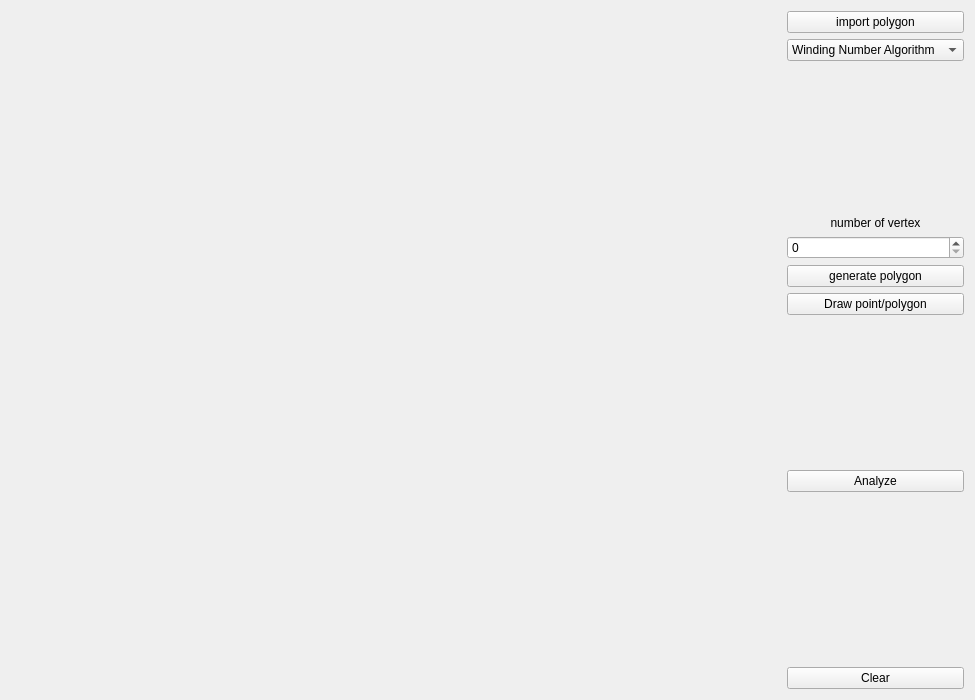
<?xml version="1.0" encoding="UTF-8"?>
<ui version="4.0">
 <class>Widget</class>
 <widget class="QWidget" name="Widget">
  <property name="geometry">
   <rect>
    <x>0</x>
    <y>0</y>
    <width>975</width>
    <height>700</height>
   </rect>
  </property>
  <property name="windowTitle">
   <string>Widget</string>
  </property>
  <layout class="QHBoxLayout" name="horizontalLayout">
   <item>
    <widget class="Draw" name="Canvas" native="true">
     <property name="sizePolicy">
      <sizepolicy hsizetype="Preferred" vsizetype="Preferred">
       <horstretch>1</horstretch>
       <verstretch>0</verstretch>
      </sizepolicy>
     </property>
    </widget>
   </item>
   <item>
    <layout class="QVBoxLayout" name="verticalLayout">
     <item>
      <widget class="QPushButton" name="pushButton_4">
       <property name="text">
        <string>import polygon</string>
       </property>
      </widget>
     </item>
     <item>
      <widget class="QComboBox" name="comboBox">
       <item>
        <property name="text">
         <string>Winding Number Algorithm</string>
        </property>
       </item>
       <item>
        <property name="text">
         <string>Ray Crossing Algorithm</string>
        </property>
       </item>
      </widget>
     </item>
     <item>
      <spacer name="verticalSpacer">
       <property name="orientation">
        <enum>Qt::Vertical</enum>
       </property>
       <property name="sizeHint" stdset="0">
        <size>
         <width>20</width>
         <height>40</height>
        </size>
       </property>
      </spacer>
     </item>
     <item>
      <widget class="QLabel" name="label_2">
       <property name="layoutDirection">
        <enum>Qt::LeftToRight</enum>
       </property>
       <property name="text">
        <string>number of vertex</string>
       </property>
       <property name="alignment">
        <set>Qt::AlignCenter</set>
       </property>
      </widget>
     </item>
     <item>
      <widget class="QSpinBox" name="spinBox"/>
     </item>
     <item>
      <widget class="QPushButton" name="pushButton_5">
       <property name="text">
        <string>generate polygon</string>
       </property>
      </widget>
     </item>
     <item>
      <widget class="QPushButton" name="pushButton">
       <property name="text">
        <string>Draw point/polygon</string>
       </property>
      </widget>
     </item>
     <item>
      <spacer name="verticalSpacer_2">
       <property name="orientation">
        <enum>Qt::Vertical</enum>
       </property>
       <property name="sizeHint" stdset="0">
        <size>
         <width>20</width>
         <height>40</height>
        </size>
       </property>
      </spacer>
     </item>
     <item>
      <widget class="QPushButton" name="pushButton_2">
       <property name="text">
        <string>Analyze</string>
       </property>
      </widget>
     </item>
     <item>
      <widget class="QLabel" name="label">
       <property name="text">
        <string/>
       </property>
       <property name="alignment">
        <set>Qt::AlignCenter</set>
       </property>
      </widget>
     </item>
     <item>
      <spacer name="verticalSpacer_4">
       <property name="orientation">
        <enum>Qt::Vertical</enum>
       </property>
       <property name="sizeHint" stdset="0">
        <size>
         <width>20</width>
         <height>28</height>
        </size>
       </property>
      </spacer>
     </item>
     <item>
      <widget class="QPushButton" name="pushButton_3">
       <property name="text">
        <string>Clear</string>
       </property>
      </widget>
     </item>
    </layout>
   </item>
  </layout>
 </widget>
 <customwidgets>
  <customwidget>
   <class>Draw</class>
   <extends>QWidget</extends>
   <header>draw.h</header>
   <container>1</container>
  </customwidget>
 </customwidgets>
 <resources/>
 <connections/>
</ui>
